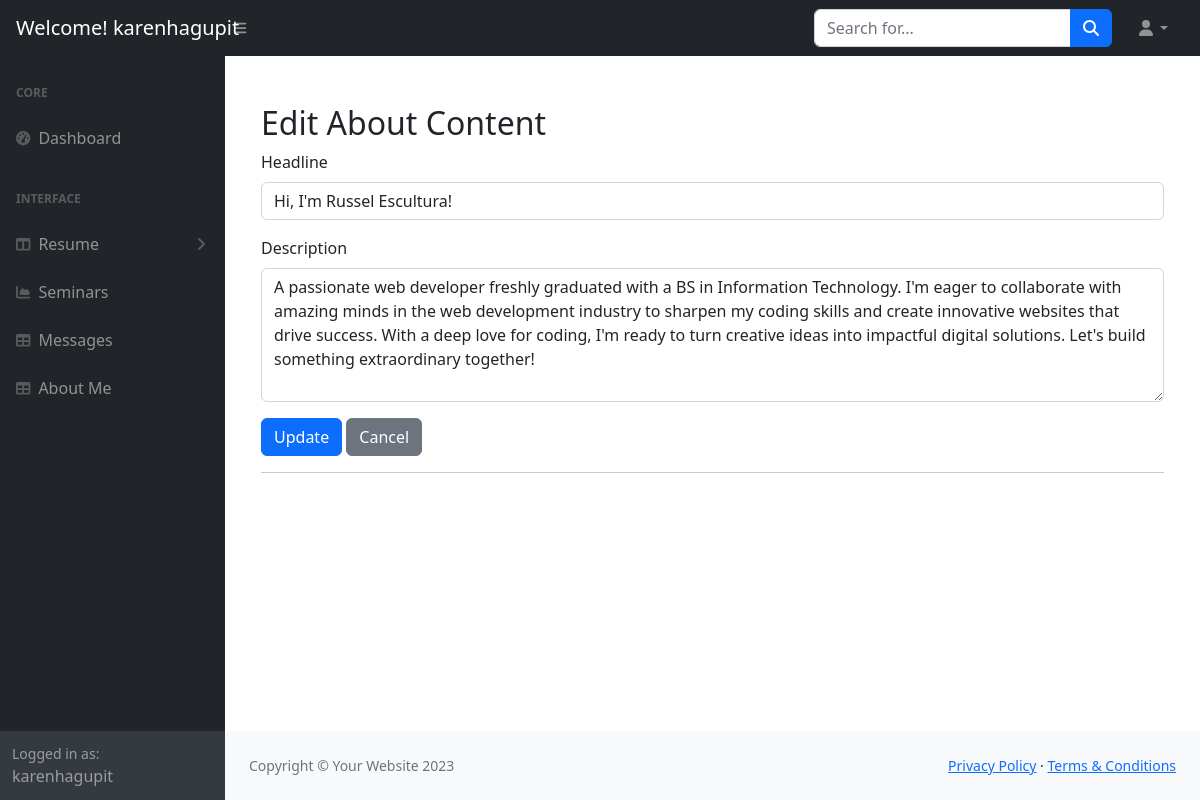
Screenshot of /dashboard/dashboard/edit_about.php (signed in) with the database file from the repository.
### tables this page shows
CREATE TABLE `about` (
  `id` int(11) NOT NULL,
  `headline` varchar(255) NOT NULL,
  `description` text NOT NULL,
  `created_at` timestamp NOT NULL DEFAULT current_timestamp(),
  `updated_at` timestamp NOT NULL DEFAULT current_timestamp() ON UPDATE current_timestamp()
);

### dashboard/dashboard/edit_about.php (the view, shortened to what this page needs)
<?php
$servername = "localhost";
$username = "u734514591_kenruss";
$password = "RUSSken0617";
$dbname = "u734514591_kenruss";
$conn = new mysqli($servername, $username, $password, $dbname);
$sql = "SELECT id, headline, description FROM about";
$result = $conn->query($sql);
$username = $_SESSION['user'];
?>
<!DOCTYPE html>
<html lang="en">
    <head>
        <link href="https://cdn.jsdelivr.net/npm/simple-datatables@7.1.2/dist/style.min.css" rel="stylesheet" />
        <link rel="stylesheet" href="https://maxcdn.bootstrapcdn.com/bootstrap/4.5.2/css/bootstrap.min.css">
        <link href="css/styles.css" rel="stylesheet" />
    </head>
    <body class="sb-nav-fixed">
        <nav class="sb-topnav navbar navbar-expand navbar-dark bg-dark">
            <a class="navbar-brand ps-3" href="index.html">Welcome! <?php echo htmlspecialchars($username); ?></h1></a>
            <button class="btn btn-link btn-sm order-1 order-lg-0 me-4 me-lg-0" id="sidebarToggle" href="#!"><i class="fas fa-bars"></i></button>
            <form class="d-none d-md-inline-block form-inline ms-auto me-0 me-md-3 my-2 my-md-0">
                <div class="input-group">
                    <input class="form-control" type="text" placeholder="Search for..." aria-label="Search for..." aria-describedby="btnNavbarSearch" />
                    <button class="btn btn-primary" id="btnNavbarSearch" type="button"><i class="fas fa-search"></i></button>
                </div>
            </form>
            <ul class="navbar-nav ms-auto ms-md-0 me-3 me-lg-4">
                <li class="nav-item dropdown">
                    <a class="nav-link dropdown-toggle" id="navbarDropdown" href="#" role="button" data-bs-toggle="dropdown" aria-expanded="false"><i class="fas fa-user fa-fw"></i></a>
                </li>
            </ul>
        </nav>
        <div id="layoutSidenav">
            <div id="layoutSidenav_nav">
                <nav class="sb-sidenav accordion sb-sidenav-dark" id="sidenavAccordion">
                    <div class="sb-sidenav-menu">
                        <div class="nav">
                            <div class="sb-sidenav-menu-heading">Core</div>
                            <a class="nav-link" href="dashboard.php">
                                <div class="sb-nav-link-icon"><i class="fas fa-tachometer-alt"></i></div>
                                Dashboard
                            </a>
                            <div class="sb-sidenav-menu-heading">Interface</div>
                            <a class="nav-link collapsed" href="#" data-bs-toggle="collapse" data-bs-target="#collapseLayouts" aria-expanded="false" aria-controls="collapseLayouts">
                                <div class="sb-nav-link-icon"><i class="fas fa-columns"></i></div>
                                Resume
                                <div class="sb-sidenav-collapse-arrow"><i class="fas fa-angle-down"></i></div>
                            </a>
                            <a class="nav-link" href="dash_seminar.php">
                                <div class="sb-nav-link-icon"><i class="fas fa-chart-area"></i></div>
                                Seminars
                            </a>
                            <a class="nav-link" href="message.php">
                                <div class="sb-nav-link-icon"><i class="fas fa-table"></i></div>
                                Messages
                            </a>
                            <a class="nav-link" href="dash_about.php">
                                <div class="sb-nav-link-icon"><i class="fas fa-table"></i></div>
                                About Me
                            </a>
                        </div>
                    </div>
                    <div class="sb-sidenav-footer">
                        <div class="small">Logged in as:</div>
                        <?php echo htmlspecialchars($username); ?>
                    </div>
                </nav>
            </div>
            <div id="layoutSidenav_content">
                <main>
                    <div class="container-fluid px-4">
                        <div class="container mt-5">
        <h2>Edit About Content</h2>
        <?php
        if ($result->num_rows > 0) {
            while($row = $result->fetch_assoc()) {
        ?>
        <form action="<?php echo htmlspecialchars($_SERVER["PHP_SELF"]); ?>" method="post">
            <div class="mb-3">
                <label for="headline" class="form-label">Headline</label>
                <input type="text" class="form-control" id="headline" name="headline" value="<?php echo htmlspecialchars($row['headline']); ?>" required>
            </div>
            <div class="mb-3">
                <label for="description" class="form-label">Description</label>
                <textarea class="form-control" id="description" name="description" rows="5" required><?php echo htmlspecialchars($row['description']); ?></textarea>
            </div>
            <button type="submit" class="btn btn-primary">Update</button>
            <a href="dash_about.php" class="btn btn-secondary">Cancel</a>
        </form>
        <hr>
        <?php
            }
        } else {
            echo "<p>No records found</p>";
        }
        ?>
    </div>
                </main>
                <footer class="py-4 bg-light mt-auto">
                    <div class="container-fluid px-4">
                        <div class="d-flex align-items-center justify-content-between small">
                            <div class="text-muted">Copyright &copy; Your Website 2023</div>
                            <div>
                                <a href="#">Privacy Policy</a>
                                &middot;
                                <a href="#">Terms &amp; Conditions</a>
                            </div>
                        </div>
                    </div>
                </footer>
            </div>
        </div>
    </body>
</html>

### rows the page displays
about: headline "Hi, I'm Russel Escultura!", description "A passionate web developer freshly graduated with a BS in Information Technology. I'm eager to collaborate with amazing minds in the web development industry to sharpen my coding skills and create innovative websites that drive success. With a deep love for coding, I'm ready to turn creative ideas into impactful digital solutions. Let's build something extraordinary together!"

### other values shown
$username "karenhagupit"
